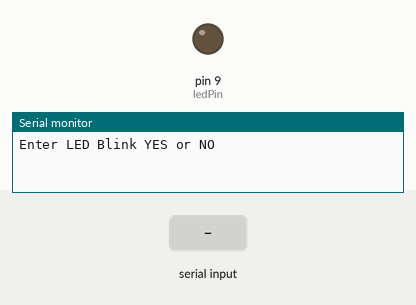
Simulated run of this sketch. Board: Arduino Uno, built with avr-gcc and run on an emulated ATmega328P. Shown: output pins drawn as LEDs (lit = HIGH), the last lines printed to the serial monitor. Inputs (shaded band) come from the test bench.

Above: at 1.2 s.
1.3 s: "YES" received over Serial
At 4.0 s:
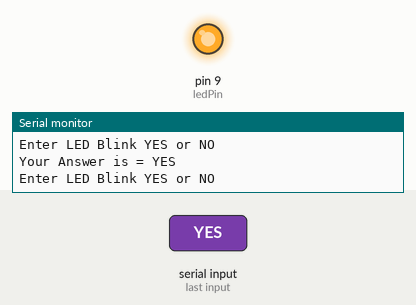
4.3 s: "NO" received over Serial
At 6.2 s:
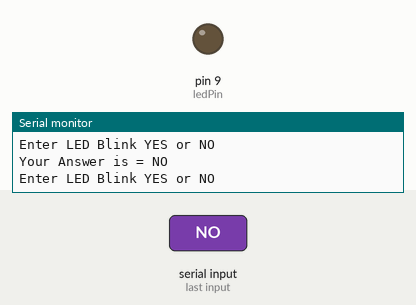
Timing chart, 0 to 7.7 s (numbered marks = the images above; inputs shaded):
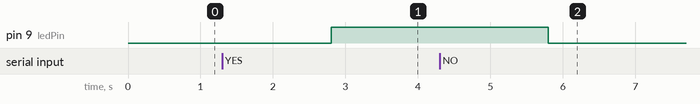

Measured:
- after the input at 1.3 s, pin 9 (ledPin): LOW → HIGH after 1.5 s
- after the input at 4.3 s, pin 9 (ledPin): HIGH → LOW after 1.5 s

The sketch:

Serial_String.ino
```cpp
int ledPin=9;
String blinkk;
int d=1000;
String msg="Enter LED Blink YES or NO";

void setup()
{
  pinMode(ledPin,OUTPUT);
  Serial.begin(9600);
}

void loop()
{
  Serial.println(msg);
  while(Serial.available()==0)
  {

  }

  blinkk=Serial.readString();
  Serial.print("Your Answer is = ");
  Serial.println(blinkk);
  delay(500);

if(blinkk=="YES")
  {
    digitalWrite(ledPin,HIGH);
  }
  if(blinkk=="NO")
  {
    digitalWrite(ledPin,LOW);
  }
}
```
